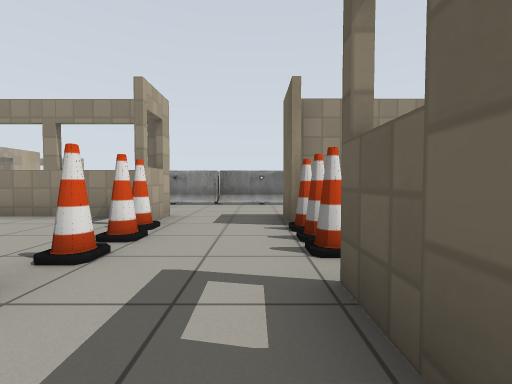
View 1 (above)

14 first-person views from a walk through a robot-simulator world made for Gazebo. The camera is 0.72 m above the floor, tilts 2° down and sees 90° across. The lines on the ground mark 1 m squares. The floor is counted in squares, 1 m on a side. Each view is taken from the middle of a square. On the plan, view 1 faces up. The plan holds only what a view shows up to about 9 squares ahead; the rest is blank. Simple patterns stand in for the simulator's built-in surfaces.

View 2
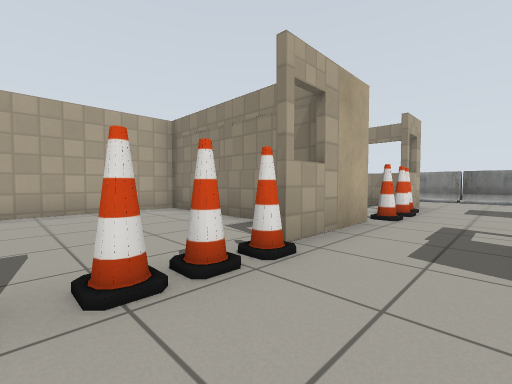

View 3
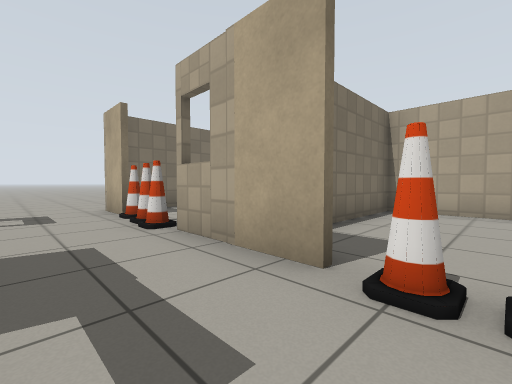

View 4
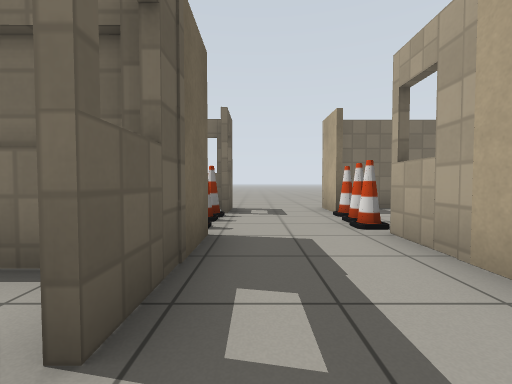

View 5
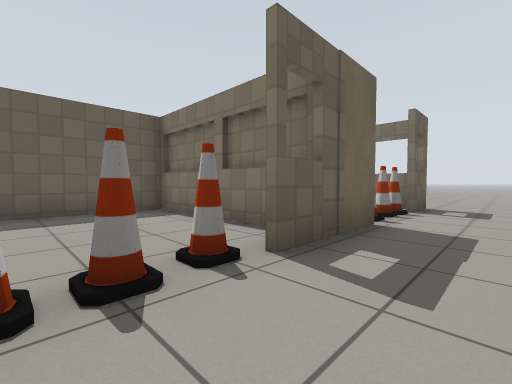

View 6
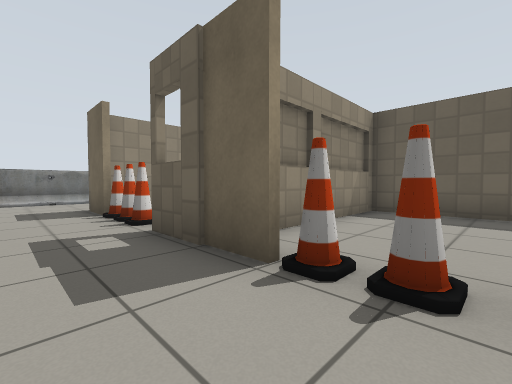

View 7
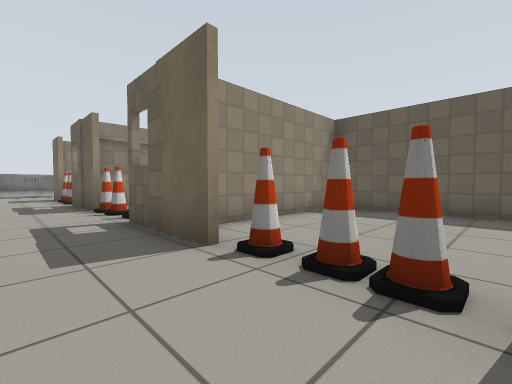

View 8
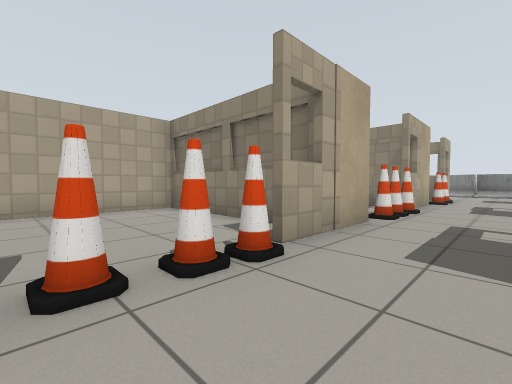

View 9
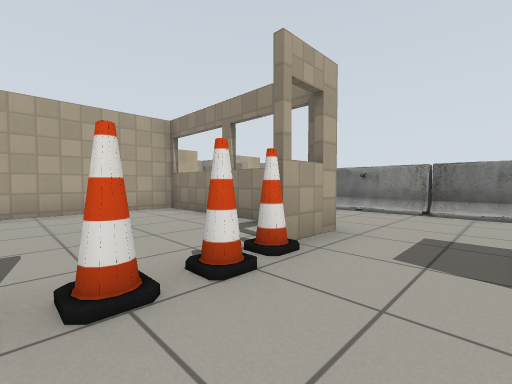

View 10
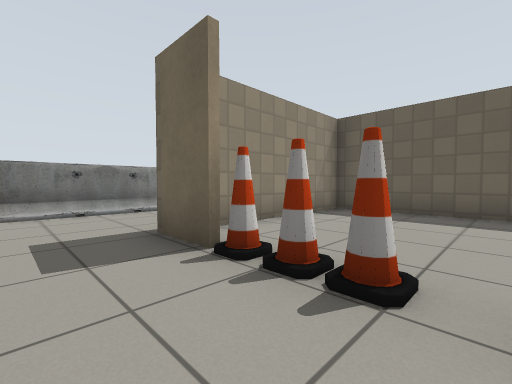

View 11
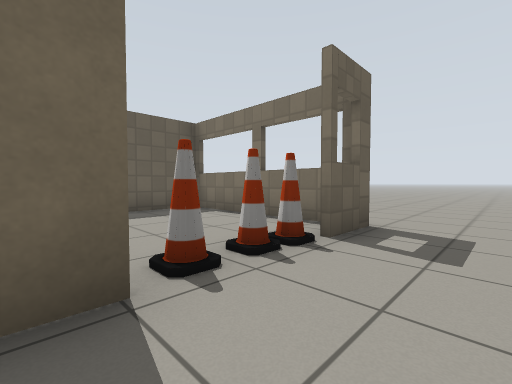

View 12
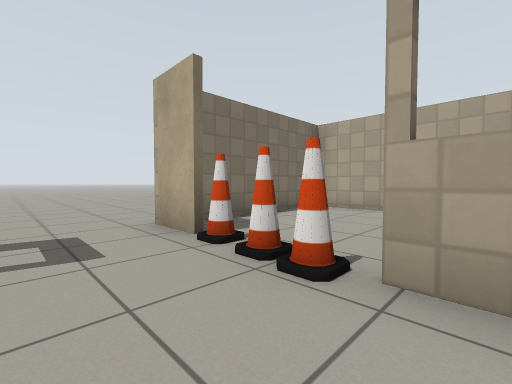

View 13
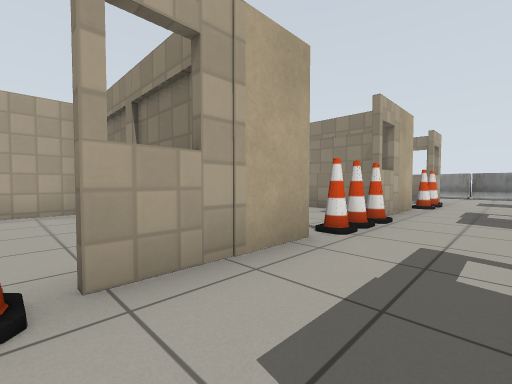

View 14
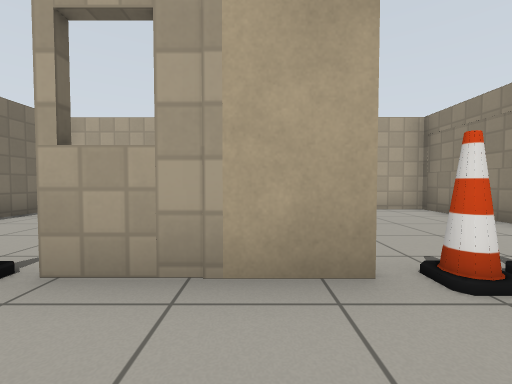

### Floor plan
Points are (right, up) in squares from view 1. A wall is a line through its corners. A room is listed if a view was taken in it or the views show most of it. See-through windows are left out.
Room 1 (views 1, 9, 10)
walls: (-1.9, 1.5) (-1.9, -0.6); (-2.1, 5.5) (-7, 5.5) (-7, 1.9); (0.7, -0.6) (0.7, 1.9); (5.7, 1.9) (5.7, 5.5) (0.9, 5.5)
ways out: opening at (-0.5, 0.5) to room 2; opening at (-0.5, 5); gap at (1, 2)
objects: cone (-2, 2); cone (-2, 3); cone (-2, 4); cone (1, 3); cone (1, 4)
Room 2 (views 2, 3, 4, 5, 6, 7, 8, 11, 12, 13, 14)
walls: (0.7, -5.6) (0.7, -2.9); (-2.2, -4.4) (-7, -4.4) (-7, -9.3); (-1.9, -3) (-1.9, -5.6); (0.8, -9.3) (5.8, -9.3) (5.7, -4.7); (-6.4, -9.3) (-2.4, -9.3); (5.7, -4.4) (1.7, -4.4)
ways out: opening at (-0.5, 0.5) to room 1; gap at (-2, -3) to room 3; gap at (1, -3) to room 4; opening at (-0.5, -9)
objects: cone (-2, -8); cone (-2, -7); cone (-2, -6); cone (1, -8); cone (1, -7); cone (1, -6)
Room 3 (no view inside)
walls: (-2, 0.6) (-7, 0.6) (-7, -4.1) (-4.2, -4.1)
ways out: gap at (-2, -3) to room 2
objects: cone (-2, -2); cone (-2, -1)
Room 4 (no view inside)
walls: (0.9, -4.1) (5.7, -4.1) (5.7, 0.6) (1, 0.6)
ways out: gap at (1, -3) to room 2
objects: cone (1, -2); cone (1, -1)

Where each view was taken, in squares from view 1:
view 1: 0 up, 0 right, facing up
view 2: 3 down, 0 right, facing up-left
view 3: 2 down, 0 right, facing down-left
view 4: 2 down, 0 right, facing down
view 5: 1 down, 1 left, facing down-right
view 6: 2 down, 1 left, facing up-right
view 7: 8 down, 1 left, facing up-right
view 8: 8 down, 0 right, facing up-left
view 9: 2 up, 0 right, facing up-left
view 10: 2 up, 1 left, facing up-right
view 11: 5 down, 1 left, facing down-right
view 12: 5 down, 0 right, facing down-left
view 13: 6 down, 0 right, facing up-left
view 14: 4 down, 0 right, facing left
